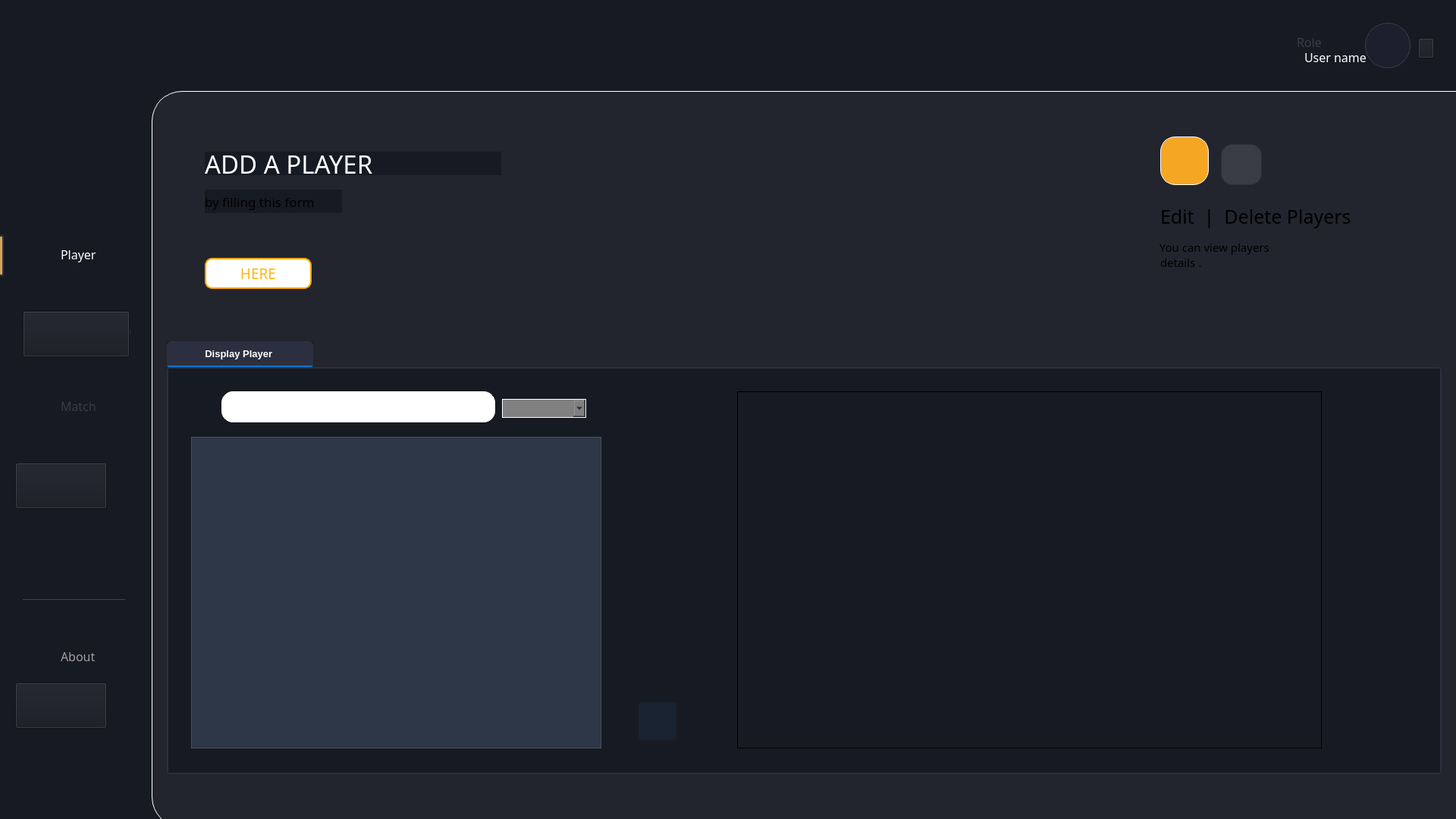
<?xml version="1.0" encoding="UTF-8"?>
<ui version="4.0">
 <class>playerwindow</class>
 <widget class="QWidget" name="MainWindow">
  <property name="geometry">
   <rect>
    <x>0</x>
    <y>0</y>
    <width>1920</width>
    <height>1080</height>
   </rect>
  </property>
  <property name="font">
   <font>
    <pointsize>10</pointsize>
   </font>
  </property>
  <property name="windowTitle">
   <string>MainWindow</string>
  </property>
  <property name="styleSheet">
   <string notr="true">background-color: #161A22;</string>
  </property>
  <widget class="QWidget" name="centralwidget" native="true">
   <property name="geometry">
    <rect>
     <x>0</x>
     <y>0</y>
     <width>2051</width>
     <height>1101</height>
    </rect>
   </property>
   <widget class="QLabel" name="label_17">
    <property name="geometry">
     <rect>
      <x>1110</x>
      <y>40</y>
      <width>30</width>
      <height>30</height>
     </rect>
    </property>
    <property name="styleSheet">
     <string notr="true">background-color:transparent;</string>
    </property>
    <property name="text">
     <string/>
    </property>
    <property name="pixmap">
     <pixmap>../../../Pictures/proj QT/user.png</pixmap>
    </property>
    <property name="scaledContents">
     <bool>true</bool>
    </property>
   </widget>
   <widget class="QTabWidget" name="tabWidget">
    <property name="geometry">
     <rect>
      <x>220</x>
      <y>450</y>
      <width>1681</width>
      <height>571</height>
     </rect>
    </property>
    <property name="layoutDirection">
     <enum>Qt::LayoutDirection::LeftToRight</enum>
    </property>
    <property name="styleSheet">
     <string notr="true">QTabWidget::pane {
    border: 2px solid #2c2f3f;
    background: #1e1f29;
    border-radius: 5px;
}

QTabBar::tab {
    background: #1e1f29;
    color: #ffffff;
    padding: 8px 16px;
    border: 1px solid #2c2f3f;
    border-top-left-radius: 5px;
    border-top-right-radius: 5px;
}

QTabBar::tab:selected {
    background: #2c2f3f;
    color: #ffffff;
    font-weight: bold;
    border-bottom: 2px solid #0078d7;
}

QTabBar::tab:hover {
    background: #323546;
    color: #ffffff;
}

QTabBar::tab:!selected {
    margin-top: 2px;
}
</string>
    </property>
    <property name="currentIndex">
     <number>0</number>
    </property>
    <widget class="QWidget" name="tab_4">
     <attribute name="title">
      <string>          Display Player           </string>
     </attribute>
     <widget class="QTableWidget" name="tableWidget">
      <property name="geometry">
       <rect>
        <x>30</x>
        <y>90</y>
        <width>541</width>
        <height>411</height>
       </rect>
      </property>
      <property name="styleSheet">
       <string notr="true">/* Style for the tableWidget */
QTableWidget {
    background-color: #2D3748; /* Dark background matching the app */
    color: #FFFFFF; /* White text for readability */
    border: 1px solid #4A4E58; /* Subtle border matching button hover color */
    gridline-color: #4A4E58; /* Subtle grid lines */
}

/* Style for table items */
QTableWidget::item {
    border: 1px solid #4A4E58; /* Subtle cell borders */
    padding: 5px; /* Spacing inside cells */
}

/* Alternating row colors */
QTableWidget::item:nth-child(even) {
    background-color: #2D3748; /* Darker shade for even rows */
}

QTableWidget::item:nth-child(odd) {
    background-color: #394252; /* Slightly lighter shade for odd rows */
}

/* Hover effect for rows */
QTableWidget::item:hover {
    background-color: #4A4E58; /* Lighter shade on hover */
}

/* Style for the header */
QHeaderView::section {
    background-color: #F5A623; /* Accent color for header */
    color: #1A2633; /* Dark text for contrast */
    font-weight: bold; /* Bold header text */
    border: 1px solid #4A4E58; /* Border to match table */
    padding: 5px; /* Spacing inside header */
}

/* Remove selection background */
QTableWidget::item:selected {
    background-color: #4A4E58; /* Same as hover to avoid clashing */
    color: #FFFFFF; /* Keep text white */
}</string>
      </property>
     </widget>
     <widget class="QPushButton" name="buttonViewDetails">
      <property name="geometry">
       <rect>
        <x>620</x>
        <y>440</y>
        <width>50</width>
        <height>50</height>
       </rect>
      </property>
      <property name="styleSheet">
       <string notr="true">background-color: #192231;
border-radius: 5px ;</string>
      </property>
      <property name="text">
       <string/>
      </property>
      <property name="icon">
       <iconset resource="../images.qrc">
        <normaloff>:/playerimg/compType.png</normaloff>:/playerimg/compType.png</iconset>
      </property>
      <property name="iconSize">
       <size>
        <width>25</width>
        <height>25</height>
       </size>
      </property>
     </widget>
     <widget class="QFrame" name="formFrame">
      <property name="geometry">
       <rect>
        <x>750</x>
        <y>30</y>
        <width>771</width>
        <height>471</height>
       </rect>
      </property>
      <property name="frameShape">
       <enum>QFrame::Shape::Box</enum>
      </property>
      <layout class="QFormLayout" name="formLayout"/>
     </widget>
     <widget class="QComboBox" name="comboBoxTri">
      <property name="geometry">
       <rect>
        <x>440</x>
        <y>40</y>
        <width>111</width>
        <height>25</height>
       </rect>
      </property>
      <property name="styleSheet">
       <string notr="true">background-color: grey;
    border: 1px solid white; /* Subtle blue-gray border */
    border-radius: 15px;
color : black;
</string>
      </property>
     </widget>
     <widget class="QLineEdit" name="lineEdit_10">
      <property name="geometry">
       <rect>
        <x>70</x>
        <y>30</y>
        <width>361</width>
        <height>41</height>
       </rect>
      </property>
      <property name="styleSheet">
       <string notr="true">background-color: rgb(255, 255, 255);
    border: 1px solid white; /* Subtle blue-gray border */
    border-radius: 15px;
color: rgb(24, 24, 24);
</string>
      </property>
     </widget>
     <widget class="QLabel" name="label_25">
      <property name="geometry">
       <rect>
        <x>40</x>
        <y>10</y>
        <width>44</width>
        <height>44</height>
       </rect>
      </property>
      <property name="styleSheet">
       <string notr="true">background-color: transparent;
</string>
      </property>
      <property name="text">
       <string/>
      </property>
      <property name="pixmap">
       <pixmap resource="../images.qrc">:/img/search.png</pixmap>
      </property>
      <property name="scaledContents">
       <bool>true</bool>
      </property>
      <property name="indent">
       <number>-1</number>
      </property>
     </widget>
     <zorder>tableWidget</zorder>
     <zorder>buttonViewDetails</zorder>
     <zorder>formFrame</zorder>
     <zorder>lineEdit_10</zorder>
     <zorder>comboBoxTri</zorder>
     <zorder>label_25</zorder>
    </widget>
   </widget>
   <widget class="QWidget" name="widget_2" native="true">
    <property name="geometry">
     <rect>
      <x>200</x>
      <y>120</y>
      <width>1851</width>
      <height>971</height>
     </rect>
    </property>
    <property name="styleSheet">
     <string notr="true">background-color: #22252D;
border-radius:40px;
border: 1px solid #FFFFFF; /* Subtle blue-gray border */
</string>
    </property>
   </widget>
   <widget class="QLabel" name="dashboard_4">
    <property name="geometry">
     <rect>
      <x>80</x>
      <y>620</y>
      <width>61</width>
      <height>31</height>
     </rect>
    </property>
    <property name="font">
     <font>
      <family>Franklin Gothic Book</family>
      <pointsize>12</pointsize>
      <bold>false</bold>
     </font>
    </property>
    <property name="styleSheet">
     <string notr="true">background-color: transparent;
color:#393C44;</string>
    </property>
    <property name="text">
     <string>Team</string>
    </property>
   </widget>
   <widget class="QLabel" name="label_3">
    <property name="geometry">
     <rect>
      <x>30</x>
      <y>320</y>
      <width>35</width>
      <height>35</height>
     </rect>
    </property>
    <property name="styleSheet">
     <string notr="true">background-color: transparent;</string>
    </property>
    <property name="text">
     <string/>
    </property>
    <property name="pixmap">
     <pixmap resource="../images.qrc">:/playerimg/Group 1.png</pixmap>
    </property>
    <property name="scaledContents">
     <bool>true</bool>
    </property>
   </widget>
   <widget class="QLabel" name="label_15">
    <property name="geometry">
     <rect>
      <x>30</x>
      <y>520</y>
      <width>34</width>
      <height>32</height>
     </rect>
    </property>
    <property name="styleSheet">
     <string notr="true">background-color: transparent;</string>
    </property>
    <property name="text">
     <string/>
    </property>
    <property name="pixmap">
     <pixmap resource="../images.qrc">:/img/Group 3.png</pixmap>
    </property>
    <property name="scaledContents">
     <bool>true</bool>
    </property>
   </widget>
   <widget class="QLabel" name="dashboard_3">
    <property name="geometry">
     <rect>
      <x>80</x>
      <y>520</y>
      <width>71</width>
      <height>31</height>
     </rect>
    </property>
    <property name="font">
     <font>
      <family>Franklin Gothic Book</family>
      <pointsize>12</pointsize>
     </font>
    </property>
    <property name="styleSheet">
     <string notr="true">background-color: transparent;
color:#393C44;</string>
    </property>
    <property name="text">
     <string>Match</string>
    </property>
   </widget>
   <widget class="QLabel" name="dashboard_2">
    <property name="geometry">
     <rect>
      <x>80</x>
      <y>320</y>
      <width>71</width>
      <height>31</height>
     </rect>
    </property>
    <property name="font">
     <font>
      <family>Franklin Gothic Book</family>
      <pointsize>12</pointsize>
     </font>
    </property>
    <property name="styleSheet">
     <string notr="true">background-color: transparent;
color:white;</string>
    </property>
    <property name="text">
     <string>Player</string>
    </property>
   </widget>
   <widget class="QLabel" name="dashboard_7">
    <property name="geometry">
     <rect>
      <x>80</x>
      <y>420</y>
      <width>131</width>
      <height>31</height>
     </rect>
    </property>
    <property name="font">
     <font>
      <family>Franklin Gothic Book</family>
      <pointsize>12</pointsize>
     </font>
    </property>
    <property name="styleSheet">
     <string notr="true">background-color: transparent;
color:#393C44;</string>
    </property>
    <property name="text">
     <string>Competition</string>
    </property>
   </widget>
   <widget class="QLabel" name="label_6">
    <property name="geometry">
     <rect>
      <x>30</x>
      <y>620</y>
      <width>28</width>
      <height>29</height>
     </rect>
    </property>
    <property name="styleSheet">
     <string notr="true">background-color: transparent;</string>
    </property>
    <property name="text">
     <string/>
    </property>
    <property name="pixmap">
     <pixmap resource="../images.qrc">:/img/Group 2.png</pixmap>
    </property>
    <property name="scaledContents">
     <bool>true</bool>
    </property>
   </widget>
   <widget class="Line" name="line_2">
    <property name="geometry">
     <rect>
      <x>-10</x>
      <y>310</y>
      <width>15</width>
      <height>54</height>
     </rect>
    </property>
    <property name="styleSheet">
     <string notr="true">QFrame#line_2 {
    background-color: #D8A353; /* Match the exact background color */
    border: 2px solid #2D3748; /* Darker border to contrast with background */
    border-radius: 3px;
}</string>
    </property>
    <property name="orientation">
     <enum>Qt::Orientation::Vertical</enum>
    </property>
   </widget>
   <widget class="QLabel" name="label">
    <property name="geometry">
     <rect>
      <x>50</x>
      <y>30</y>
      <width>85</width>
      <height>85</height>
     </rect>
    </property>
    <property name="text">
     <string/>
    </property>
    <property name="pixmap">
     <pixmap resource="../images.qrc">:/img/logo_football.png</pixmap>
    </property>
    <property name="scaledContents">
     <bool>true</bool>
    </property>
   </widget>
   <widget class="QLabel" name="label_5">
    <property name="geometry">
     <rect>
      <x>30</x>
      <y>420</y>
      <width>27</width>
      <height>27</height>
     </rect>
    </property>
    <property name="styleSheet">
     <string notr="true">background-color: transparent;</string>
    </property>
    <property name="text">
     <string/>
    </property>
    <property name="pixmap">
     <pixmap resource="../images.qrc">:/img/Vector.png</pixmap>
    </property>
    <property name="scaledContents">
     <bool>true</bool>
    </property>
   </widget>
   <widget class="QLabel" name="label_4">
    <property name="geometry">
     <rect>
      <x>220</x>
      <y>10</y>
      <width>1200</width>
      <height>521</height>
     </rect>
    </property>
    <property name="styleSheet">
     <string notr="true">background-color:transparent;</string>
    </property>
    <property name="text">
     <string/>
    </property>
    <property name="pixmap">
     <pixmap resource="../images.qrc">:/playerimg/addPIC.png</pixmap>
    </property>
    <property name="scaledContents">
     <bool>true</bool>
    </property>
   </widget>
   <widget class="QLabel" name="label_16">
    <property name="geometry">
     <rect>
      <x>660</x>
      <y>66</y>
      <width>480</width>
      <height>381</height>
     </rect>
    </property>
    <property name="styleSheet">
     <string notr="true">background-color:transparent;</string>
    </property>
    <property name="text">
     <string/>
    </property>
    <property name="pixmap">
     <pixmap resource="../images.qrc">:/playerimg/hannibal.png</pixmap>
    </property>
    <property name="scaledContents">
     <bool>true</bool>
    </property>
   </widget>
   <widget class="QLabel" name="label_18">
    <property name="geometry">
     <rect>
      <x>270</x>
      <y>200</y>
      <width>391</width>
      <height>31</height>
     </rect>
    </property>
    <property name="font">
     <font>
      <family>Speedo</family>
      <pointsize>25</pointsize>
      <bold>false</bold>
     </font>
    </property>
    <property name="styleSheet">
     <string notr="true">color:white;</string>
    </property>
    <property name="text">
     <string>ADD A PLAYER</string>
    </property>
   </widget>
   <widget class="QLabel" name="label_20">
    <property name="geometry">
     <rect>
      <x>270</x>
      <y>250</y>
      <width>181</width>
      <height>31</height>
     </rect>
    </property>
    <property name="font">
     <font>
      <family>Arial Nova</family>
      <pointsize>13</pointsize>
      <bold>false</bold>
     </font>
    </property>
    <property name="text">
     <string>by filling this form</string>
    </property>
   </widget>
   <widget class="QPushButton" name="pushButton_2">
    <property name="geometry">
     <rect>
      <x>270</x>
      <y>340</y>
      <width>141</width>
      <height>41</height>
     </rect>
    </property>
    <property name="font">
     <font>
      <family>HP Simplified Jpan</family>
      <pointsize>14</pointsize>
     </font>
    </property>
    <property name="styleSheet">
     <string notr="true">
QPushButton#pushButton_2 {
border: 2px solid orange; /* Subtle white border */
border-radius: 10px;
background-color: rgb(255, 255, 255);
color: rgb(255, 184, 19);
}
QPushButton#pushButton_2:hover {
    background-color: #ebebeb; /* Lighter shade on hover */

}

QPushButton#pushButton_2:pressed {
    background-color: #ffe9c6; /* Darker shade when pressed */

}</string>
    </property>
    <property name="text">
     <string>HERE</string>
    </property>
   </widget>
   <widget class="Line" name="line">
    <property name="geometry">
     <rect>
      <x>30</x>
      <y>790</y>
      <width>135</width>
      <height>1</height>
     </rect>
    </property>
    <property name="styleSheet">
     <string notr="true">background-color: #393C44;</string>
    </property>
    <property name="orientation">
     <enum>Qt::Orientation::Horizontal</enum>
    </property>
   </widget>
   <widget class="QLabel" name="dashboard_5">
    <property name="geometry">
     <rect>
      <x>80</x>
      <y>850</y>
      <width>71</width>
      <height>31</height>
     </rect>
    </property>
    <property name="font">
     <font>
      <family>Franklin Gothic Book</family>
      <pointsize>12</pointsize>
     </font>
    </property>
    <property name="styleSheet">
     <string notr="true">background-color: transparent;
color: rgb(158, 158, 158);</string>
    </property>
    <property name="text">
     <string>About</string>
    </property>
   </widget>
   <widget class="QLabel" name="dashboard_6">
    <property name="geometry">
     <rect>
      <x>80</x>
      <y>920</y>
      <width>71</width>
      <height>31</height>
     </rect>
    </property>
    <property name="font">
     <font>
      <family>Franklin Gothic Book</family>
      <pointsize>12</pointsize>
     </font>
    </property>
    <property name="styleSheet">
     <string notr="true">background-color: transparent;
color: rgb(158, 158, 158);</string>
    </property>
    <property name="text">
     <string>Log Out</string>
    </property>
   </widget>
   <widget class="QLabel" name="label_19">
    <property name="geometry">
     <rect>
      <x>30</x>
      <y>920</y>
      <width>28</width>
      <height>29</height>
     </rect>
    </property>
    <property name="styleSheet">
     <string notr="true">background-color: transparent;</string>
    </property>
    <property name="text">
     <string/>
    </property>
    <property name="pixmap">
     <pixmap resource="../images.qrc">:/img/logout.png</pixmap>
    </property>
    <property name="scaledContents">
     <bool>true</bool>
    </property>
   </widget>
   <widget class="QLabel" name="label_21">
    <property name="geometry">
     <rect>
      <x>30</x>
      <y>850</y>
      <width>28</width>
      <height>29</height>
     </rect>
    </property>
    <property name="styleSheet">
     <string notr="true">background-color: transparent;</string>
    </property>
    <property name="text">
     <string/>
    </property>
    <property name="pixmap">
     <pixmap resource="../images.qrc">:/teamimg/language.png</pixmap>
    </property>
    <property name="scaledContents">
     <bool>true</bool>
    </property>
   </widget>
   <widget class="QLabel" name="label_22">
    <property name="geometry">
     <rect>
      <x>1800</x>
      <y>30</y>
      <width>60</width>
      <height>60</height>
     </rect>
    </property>
    <property name="styleSheet">
     <string notr="true">background-color: transparent;</string>
    </property>
    <property name="text">
     <string/>
    </property>
    <property name="pixmap">
     <pixmap resource="../images.qrc">:/teamimg/Layer 2.png</pixmap>
    </property>
    <property name="scaledContents">
     <bool>true</bool>
    </property>
   </widget>
   <widget class="QLabel" name="dashboard_8">
    <property name="geometry">
     <rect>
      <x>1710</x>
      <y>40</y>
      <width>71</width>
      <height>31</height>
     </rect>
    </property>
    <property name="font">
     <font>
      <family>Franklin Gothic Book</family>
      <pointsize>12</pointsize>
     </font>
    </property>
    <property name="styleSheet">
     <string notr="true">background-color: transparent;
color:#393C44;</string>
    </property>
    <property name="text">
     <string>Role</string>
    </property>
   </widget>
   <widget class="QLabel" name="dashboard_9">
    <property name="geometry">
     <rect>
      <x>1720</x>
      <y>60</y>
      <width>81</width>
      <height>31</height>
     </rect>
    </property>
    <property name="font">
     <font>
      <family>Franklin Gothic Book</family>
      <pointsize>12</pointsize>
      <bold>false</bold>
     </font>
    </property>
    <property name="styleSheet">
     <string notr="true">background-color: transparent;
color:white;</string>
    </property>
    <property name="text">
     <string>User name</string>
    </property>
   </widget>
   <widget class="QLabel" name="label_23">
    <property name="geometry">
     <rect>
      <x>1870</x>
      <y>60</y>
      <width>16</width>
      <height>10</height>
     </rect>
    </property>
    <property name="styleSheet">
     <string notr="true">background-color: transparent;</string>
    </property>
    <property name="text">
     <string/>
    </property>
    <property name="pixmap">
     <pixmap resource="../images.qrc">:/img/Vectorrrr.png</pixmap>
    </property>
    <property name="scaledContents">
     <bool>true</bool>
    </property>
   </widget>
   <widget class="QLabel" name="label_24">
    <property name="geometry">
     <rect>
      <x>1510</x>
      <y>140</y>
      <width>391</width>
      <height>325</height>
     </rect>
    </property>
    <property name="styleSheet">
     <string notr="true">background-color:transparent;</string>
    </property>
    <property name="text">
     <string/>
    </property>
    <property name="pixmap">
     <pixmap resource="../images.qrc">:/playerimg/rectDD.png</pixmap>
    </property>
    <property name="scaledContents">
     <bool>true</bool>
    </property>
   </widget>
   <widget class="QPushButton" name="buttonModify">
    <property name="geometry">
     <rect>
      <x>1530</x>
      <y>180</y>
      <width>64</width>
      <height>64</height>
     </rect>
    </property>
    <property name="styleSheet">
     <string notr="true">/* Style for the ButtonModify */
QPushButton#buttonModify {
    background-color: #F5A623; /* Original background color */
    color: #1A2633; /* Dark blue text */
    border: 1px solid white; /* Subtle white border */
    border-radius: 20px;
    min-width: 62px;
    min-height: 62px;
    
}

QPushButton#buttonModify:hover {
    background-color: #ffdba2; /* Lighter shade on hover */
    min-width: 70px; /* Slight size increase */
    min-height: 70px;
    
}

QPushButton#buttonModify:pressed {
    background-color: #d68f1e; /* Darker shade when pressed */
    min-width: 62px; /* Original size */
    min-height: 62px;
   
}</string>
    </property>
    <property name="text">
     <string/>
    </property>
    <property name="icon">
     <iconset resource="../images.qrc">
      <normaloff>:/playerimg/pencil.png</normaloff>:/playerimg/pencil.png</iconset>
    </property>
    <property name="iconSize">
     <size>
      <width>42</width>
      <height>42</height>
     </size>
    </property>
   </widget>
   <widget class="QPushButton" name="pushButton_3">
    <property name="geometry">
     <rect>
      <x>1610</x>
      <y>190</y>
      <width>54</width>
      <height>54</height>
     </rect>
    </property>
    <property name="styleSheet">
     <string notr="true">/* Style for the pushButton_5 */
QPushButton#pushButton_3 {
    background-color: #393C44; /* Original background color */
    color: #FFFFFF; /* White text for contrast */
    border: 1px solid #2c2f35; /* Subtle white border */
    border-radius: 15px;
    min-width: 52px;
    min-height: 52px;
   
}

QPushButton#pushButton_3:hover {
    background-color: #4A4E58; /* Lighter shade on hover */
    min-width: 60px; /* Slight size increase */
    min-height: 60px;
    
}

QPushButton#pushButton_3:pressed {
    background-color: #2D3037; /* Darker shade when pressed */
    min-width: 52px; /* Original size */
    min-height: 52px;
    
}</string>
    </property>
    <property name="text">
     <string/>
    </property>
    <property name="icon">
     <iconset resource="../images.qrc">
      <normaloff>:/playerimg/delete.png</normaloff>:/playerimg/delete.png</iconset>
    </property>
    <property name="iconSize">
     <size>
      <width>27</width>
      <height>27</height>
     </size>
    </property>
   </widget>
   <widget class="QLabel" name="label_26">
    <property name="geometry">
     <rect>
      <x>1530</x>
      <y>270</y>
      <width>531</width>
      <height>31</height>
     </rect>
    </property>
    <property name="font">
     <font>
      <family>Impact</family>
      <pointsize>19</pointsize>
      <bold>false</bold>
     </font>
    </property>
    <property name="styleSheet">
     <string notr="true">background-color: transparent;
cloro:white;</string>
    </property>
    <property name="text">
     <string>Edit  |  Delete Players</string>
    </property>
   </widget>
   <widget class="QLabel" name="label_27">
    <property name="geometry">
     <rect>
      <x>1525</x>
      <y>310</y>
      <width>331</width>
      <height>31</height>
     </rect>
    </property>
    <property name="font">
     <font>
      <family>Arial Nova</family>
      <pointsize>11</pointsize>
      <bold>false</bold>
     </font>
    </property>
    <property name="styleSheet">
     <string notr="true">background-color: transparent;</string>
    </property>
    <property name="text">
     <string> You can view players</string>
    </property>
   </widget>
   <widget class="QLabel" name="label_28">
    <property name="geometry">
     <rect>
      <x>1530</x>
      <y>330</y>
      <width>331</width>
      <height>31</height>
     </rect>
    </property>
    <property name="font">
     <font>
      <family>Arial Nova</family>
      <pointsize>11</pointsize>
      <bold>false</bold>
     </font>
    </property>
    <property name="styleSheet">
     <string notr="true">background-color: transparent;</string>
    </property>
    <property name="text">
     <string>details .</string>
    </property>
   </widget>
   <widget class="QPushButton" name="userbutton">
    <property name="geometry">
     <rect>
      <x>1870</x>
      <y>50</y>
      <width>21</width>
      <height>27</height>
     </rect>
    </property>
    <property name="styleSheet">
     <string notr="true">background: linear-gradient(45deg, #0288D1 0%, #03A9F4 100%);
border-radius: 30px;
transition: background 0.3s, transform 0.2s;
}
QPushButton:hover {
 background: linear-gradient(45deg, #03A9F4 0%, #4FC3F7 100%);
 transform: scale(1.1);
}
QPushButton:pressed {
 background: linear-gradient(45deg, #01579B 0%, #0288D1 100%);
 transform: scale(0.9);
}</string>
    </property>
    <property name="text">
     <string/>
    </property>
    <property name="icon">
     <iconset>
      <normaloff>:/images/logout.png</normaloff>:/images/logout.png</iconset>
    </property>
    <property name="iconSize">
     <size>
      <width>40</width>
      <height>40</height>
     </size>
    </property>
   </widget>
   <widget class="QPushButton" name="logout">
    <property name="geometry">
     <rect>
      <x>20</x>
      <y>900</y>
      <width>121</width>
      <height>61</height>
     </rect>
    </property>
    <property name="styleSheet">
     <string notr="true">background: linear-gradient(45deg, #0288D1 0%, #03A9F4 100%);
border-radius: 30px;
transition: background 0.3s, transform 0.2s;
}
QPushButton:hover {
 background: linear-gradient(45deg, #03A9F4 0%, #4FC3F7 100%);
 transform: scale(1.1);
}
QPushButton:pressed {
 background: linear-gradient(45deg, #01579B 0%, #0288D1 100%);
 transform: scale(0.9);
}</string>
    </property>
    <property name="text">
     <string/>
    </property>
    <property name="icon">
     <iconset>
      <normaloff>:/images/logout.png</normaloff>:/images/logout.png</iconset>
    </property>
    <property name="iconSize">
     <size>
      <width>40</width>
      <height>40</height>
     </size>
    </property>
   </widget>
   <widget class="QPushButton" name="teamButton">
    <property name="geometry">
     <rect>
      <x>20</x>
      <y>610</y>
      <width>121</width>
      <height>61</height>
     </rect>
    </property>
    <property name="styleSheet">
     <string notr="true">background: linear-gradient(45deg, #0288D1 0%, #03A9F4 100%);
border-radius: 30px;
transition: background 0.3s, transform 0.2s;
}
QPushButton:hover {
 background: linear-gradient(45deg, #03A9F4 0%, #4FC3F7 100%);
 transform: scale(1.1);
}
QPushButton:pressed {
 background: linear-gradient(45deg, #01579B 0%, #0288D1 100%);
 transform: scale(0.9);
}</string>
    </property>
    <property name="text">
     <string/>
    </property>
    <property name="icon">
     <iconset>
      <normaloff>:/images/logout.png</normaloff>:/images/logout.png</iconset>
    </property>
    <property name="iconSize">
     <size>
      <width>40</width>
      <height>40</height>
     </size>
    </property>
   </widget>
   <widget class="QLabel" name="currentUserPhotoLabel">
    <property name="geometry">
     <rect>
      <x>1800</x>
      <y>30</y>
      <width>60</width>
      <height>60</height>
     </rect>
    </property>
    <property name="styleSheet">
     <string notr="true">background: #1E1F2D;
border: 1px solid #3A3D4A;
border-radius: 	30px;
box-shadow: 0 4px 10px rgba(0, 0, 0, 0.2);</string>
    </property>
    <property name="text">
     <string/>
    </property>
    <property name="scaledContents">
     <bool>true</bool>
    </property>
   </widget>
   <widget class="QPushButton" name="compButton">
    <property name="geometry">
     <rect>
      <x>30</x>
      <y>410</y>
      <width>141</width>
      <height>61</height>
     </rect>
    </property>
    <property name="styleSheet">
     <string notr="true">background: linear-gradient(45deg, #0288D1 0%, #03A9F4 100%);
border-radius: 30px;
transition: background 0.3s, transform 0.2s;
}
QPushButton:hover {
 background: linear-gradient(45deg, #03A9F4 0%, #4FC3F7 100%);
 transform: scale(1.1);
}
QPushButton:pressed {
 background: linear-gradient(45deg, #01579B 0%, #0288D1 100%);
 transform: scale(0.9);
}</string>
    </property>
    <property name="text">
     <string/>
    </property>
    <property name="icon">
     <iconset>
      <normaloff>:/images/logout.png</normaloff>:/images/logout.png</iconset>
    </property>
    <property name="iconSize">
     <size>
      <width>40</width>
      <height>40</height>
     </size>
    </property>
   </widget>
   <zorder>label_17</zorder>
   <zorder>widget_2</zorder>
   <zorder>dashboard_4</zorder>
   <zorder>label_3</zorder>
   <zorder>label_15</zorder>
   <zorder>dashboard_3</zorder>
   <zorder>dashboard_2</zorder>
   <zorder>dashboard_7</zorder>
   <zorder>label_6</zorder>
   <zorder>line_2</zorder>
   <zorder>label</zorder>
   <zorder>label_5</zorder>
   <zorder>label_4</zorder>
   <zorder>label_16</zorder>
   <zorder>label_18</zorder>
   <zorder>label_20</zorder>
   <zorder>pushButton_2</zorder>
   <zorder>tabWidget</zorder>
   <zorder>line</zorder>
   <zorder>dashboard_5</zorder>
   <zorder>dashboard_6</zorder>
   <zorder>label_19</zorder>
   <zorder>label_21</zorder>
   <zorder>label_22</zorder>
   <zorder>dashboard_8</zorder>
   <zorder>dashboard_9</zorder>
   <zorder>label_23</zorder>
   <zorder>label_24</zorder>
   <zorder>buttonModify</zorder>
   <zorder>pushButton_3</zorder>
   <zorder>label_26</zorder>
   <zorder>label_27</zorder>
   <zorder>label_28</zorder>
   <zorder>userbutton</zorder>
   <zorder>logout</zorder>
   <zorder>teamButton</zorder>
   <zorder>currentUserPhotoLabel</zorder>
   <zorder>compButton</zorder>
  </widget>
  <widget class="QStatusBar" name="statusbar">
   <property name="geometry">
    <rect>
     <x>0</x>
     <y>0</y>
     <width>20</width>
     <height>22</height>
    </rect>
   </property>
  </widget>
 </widget>
 <resources>
  <include location="../images.qrc"/>
 </resources>
 <connections/>
</ui>
